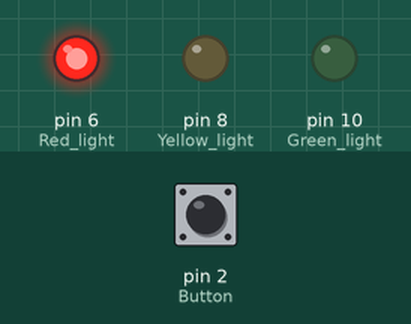
This sketch was run on a simulated Arduino Uno, built with avr-gcc and run on an emulated ATmega328P. Parts: output pins drawn as LEDs (lit = HIGH). The inputs (shaded band) are chosen by the test bench; at power-on: pin 2 (Button) HIGH.

Above: at 1.5 s.
At 4.0 s:
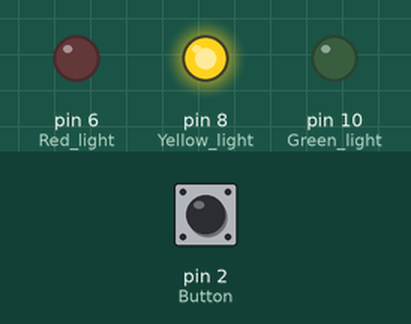
At 6.5 s:
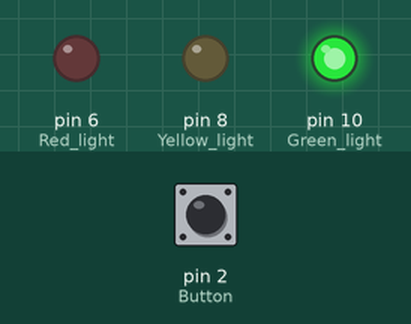
Timing chart, 0 to 10.4 s (numbered marks = the images above):
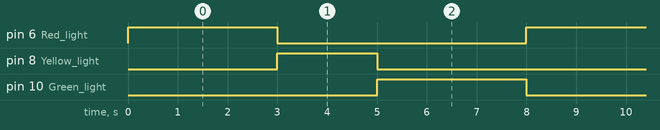

The sketch:

HW2_230104004045.ino
```cpp
volatile bool extendRedLight = false;
void setup() {
  pinMode(6, OUTPUT); //Red light
  pinMode(8, OUTPUT); //Yellow light
  pinMode(10, OUTPUT); //Green light
  pinMode(2, INPUT_PULLUP); //Button
  attachInterrupt(digitalPinToInterrupt(2), extendRedLightISR, FALLING);
}

void loop() {
  digitalWrite(6, HIGH);
  delay(3000);
  if (extendRedLight){
    delay(3000);
    extendRedLight = false;
  }
  digitalWrite(6, LOW);
  digitalWrite(8, HIGH);
  delay(2000);
  digitalWrite(8, LOW);
  digitalWrite(10, HIGH);
  delay(3000);
  digitalWrite(10, LOW);
}
void extendRedLightISR() {
  extendRedLight = true;
}
```

Measured:
- by itself, pin 6 (Red_light), pin 10 (Green_light): alternates HIGH for 3.0 s and LOW for 5.0 s
- by itself, pin 8 (Yellow_light): alternates HIGH for 2.0 s and LOW for 6.0 s
- by itself, everything shown: repeats every 8.0 s, in 4 steps
